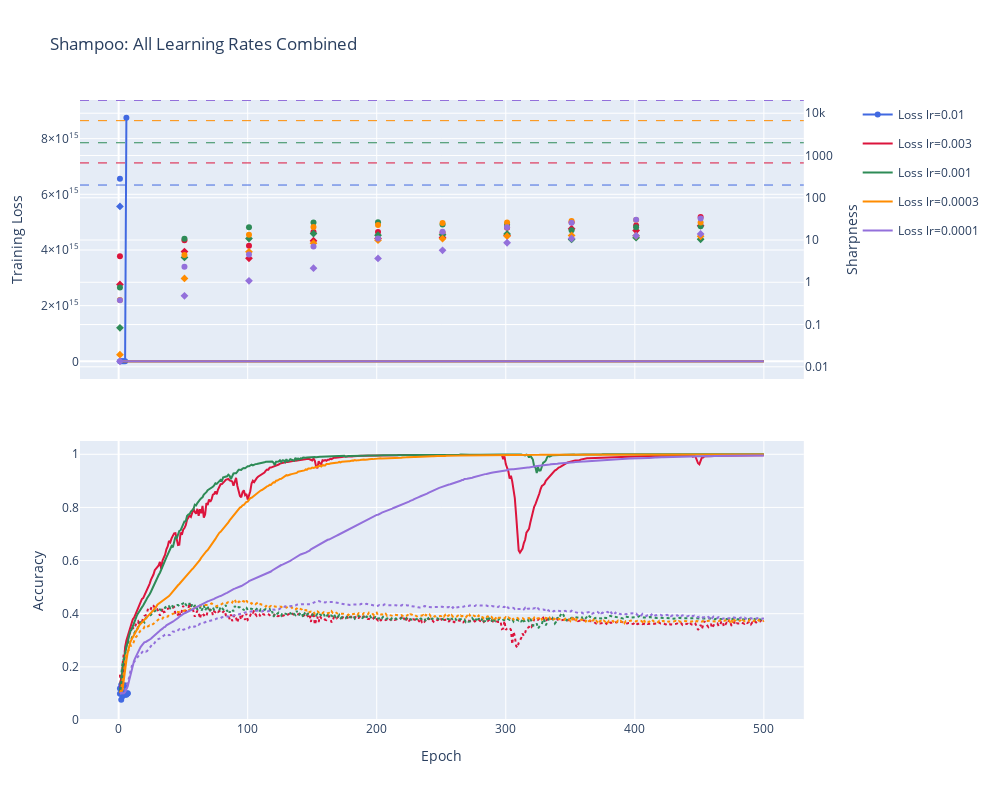

The notebook cell saved with this chart:
### Code cell
plot_all_training_combined(md, out)

### Figure 1 — Plotly figure (JSON) as saved in the notebook; plotly's stock layout.template omitted (floating-point values rounded to 4 significant figures; data arrays with more than 128 entries replaced by an {"elided": "..."} marker saying what was removed)
{"data": [{"legendgroup": "0.01", "line": {"color": "royalblue", "width": 2}, "name": "Loss lr=0.01", "type": "scatter", "x": [1, 2, 3, 4, 5, 6, 7], "xaxis": "x", "y": [0.1033, 6.065, 1.618, 384.8, 390500.0, 8752900146724864, null], "yaxis": "y"}, {"connectgaps": false, "legendgroup": "0.01", "line": {"color": "royalblue", "dash": "dot", "width": 1}, "marker": {"color": "royalblue", "size": 6}, "mode": "markers+lines", "name": "Sharpness H lr=0.01", "showlegend": false, "type": "scatter", "x": [1, 2, 3, 4, 5, 6, 7], "xaxis": "x", "y": [282.1, null, null, null, null, null, null], "yaxis": "y2"}, {"connectgaps": false, "legendgroup": "0.01", "line": {"color": "royalblue", "dash": "dash", "width": 1}, "marker": {"color": "royalblue", "size": 6, "symbol": "diamond"}, "mode": "markers+lines", "name": "Sharpness A lr=0.01", "showlegend": false, "type": "scatter", "x": [1, 2, 3, 4, 5, 6, 7], "xaxis": "x", "y": [62.5, null, null, null, null, null, null], "yaxis": "y2"}, {"legendgroup": "0.01", "line": {"color": "royalblue", "width": 2}, "name": "Train Acc lr=0.01", "showlegend": false, "type": "scatter", "x": [1, 2, 3, 4, 5, 6, 7], "xaxis": "x2", "y": [0.0992, 0.1324, 0.089, 0.1008, 0.1296, 0.0948, 0.1006], "yaxis": "y3"}, {"legendgroup": "0.01", "line": {"color": "royalblue", "dash": "dot", "width": 2}, "name": "Test Acc lr=0.01", "showlegend": false, "type": "scatter", "x": [1, 2, 3, 4, 5, 6, 7], "xaxis": "x2", "y": [0.119, 0.076, 0.102, 0.131, 0.095, 0.099, 0.1], "yaxis": "y3"}, {"legendgroup": "0.003", "line": {"color": "crimson", "width": 2}, "name": "Loss lr=0.003", "type": "scatter", "x": {"elided": "500 int values"}, "xaxis": "x", "y": {"elided": "500 float values"}, "yaxis": "y"}, {"connectgaps": false, "legendgroup": "0.003", "line": {"color": "crimson", "dash": "dot", "width": 1}, "marker": {"color": "crimson", "size": 6}, "mode": "markers+lines", "name": "Sharpness H lr=0.003", "showlegend": false, "type": "scatter", "x": {"elided": "500 int values"}, "xaxis": "x", "y": {"elided": "500 float values"}, "yaxis": "y2"}, {"connectgaps": false, "legendgroup": "0.003", "line": {"color": "crimson", "dash": "dash", "width": 1}, "marker": {"color": "crimson", "size": 6, "symbol": "diamond"}, "mode": "markers+lines", "name": "Sharpness A lr=0.003", "showlegend": false, "type": "scatter", "x": {"elided": "500 int values"}, "xaxis": "x", "y": {"elided": "500 float values"}, "yaxis": "y2"}, {"legendgroup": "0.003", "line": {"color": "crimson", "width": 2}, "name": "Train Acc lr=0.003", "showlegend": false, "type": "scatter", "x": {"elided": "500 int values"}, "xaxis": "x2", "y": {"elided": "500 float values"}, "yaxis": "y3"}, {"legendgroup": "0.003", "line": {"color": "crimson", "dash": "dot", "width": 2}, "name": "Test Acc lr=0.003", "showlegend": false, "type": "scatter", "x": {"elided": "500 int values"}, "xaxis": "x2", "y": {"elided": "500 float values"}, "yaxis": "y3"}, {"legendgroup": "0.001", "line": {"color": "seagreen", "width": 2}, "name": "Loss lr=0.001", "type": "scatter", "x": {"elided": "500 int values"}, "xaxis": "x", "y": {"elided": "500 float values"}, "yaxis": "y"}, {"connectgaps": false, "legendgroup": "0.001", "line": {"color": "seagreen", "dash": "dot", "width": 1}, "marker": {"color": "seagreen", "size": 6}, "mode": "markers+lines", "name": "Sharpness H lr=0.001", "showlegend": false, "type": "scatter", "x": {"elided": "500 int values"}, "xaxis": "x", "y": {"elided": "500 float values"}, "yaxis": "y2"}, {"connectgaps": false, "legendgroup": "0.001", "line": {"color": "seagreen", "dash": "dash", "width": 1}, "marker": {"color": "seagreen", "size": 6, "symbol": "diamond"}, "mode": "markers+lines", "name": "Sharpness A lr=0.001", "showlegend": false, "type": "scatter", "x": {"elided": "500 int values"}, "xaxis": "x", "y": {"elided": "500 float values"}, "yaxis": "y2"}, {"legendgroup": "0.001", "line": {"color": "seagreen", "width": 2}, "name": "Train Acc lr=0.001", "showlegend": false, "type": "scatter", "x": {"elided": "500 int values"}, "xaxis": "x2", "y": {"elided": "500 float values"}, "yaxis": "y3"}, {"legendgroup": "0.001", "line": {"color": "seagreen", "dash": "dot", "width": 2}, "name": "Test Acc lr=0.001", "showlegend": false, "type": "scatter", "x": {"elided": "500 int values"}, "xaxis": "x2", "y": {"elided": "500 float values"}, "yaxis": "y3"}, {"legendgroup": "0.0003", "line": {"color": "darkorange", "width": 2}, "name": "Loss lr=0.0003", "type": "scatter", "x": {"elided": "500 int values"}, "xaxis": "x", "y": {"elided": "500 float values"}, "yaxis": "y"}, {"connectgaps": false, "legendgroup": "0.0003", "line": {"color": "darkorange", "dash": "dot", "width": 1}, "marker": {"color": "darkorange", "size": 6}, "mode": "markers+lines", "name": "Sharpness H lr=0.0003", "showlegend": false, "type": "scatter", "x": {"elided": "500 int values"}, "xaxis": "x", "y": {"elided": "500 float values"}, "yaxis": "y2"}, {"connectgaps": false, "legendgroup": "0.0003", "line": {"color": "darkorange", "dash": "dash", "width": 1}, "marker": {"color": "darkorange", "size": 6, "symbol": "diamond"}, "mode": "markers+lines", "name": "Sharpness A lr=0.0003", "showlegend": false, "type": "scatter", "x": {"elided": "500 int values"}, "xaxis": "x", "y": {"elided": "500 float values"}, "yaxis": "y2"}, {"legendgroup": "0.0003", "line": {"color": "darkorange", "width": 2}, "name": "Train Acc lr=0.0003", "showlegend": false, "type": "scatter", "x": {"elided": "500 int values"}, "xaxis": "x2", "y": {"elided": "500 float values"}, "yaxis": "y3"}, {"legendgroup": "0.0003", "line": {"color": "darkorange", "dash": "dot", "width": 2}, "name": "Test Acc lr=0.0003", "showlegend": false, "type": "scatter", "x": {"elided": "500 int values"}, "xaxis": "x2", "y": {"elided": "500 float values"}, "yaxis": "y3"}, {"legendgroup": "0.0001", "line": {"color": "mediumpurple", "width": 2}, "name": "Loss lr=0.0001", "type": "scatter", "x": {"elided": "500 int values"}, "xaxis": "x", "y": {"elided": "500 float values"}, "yaxis": "y"}, {"connectgaps": false, "legendgroup": "0.0001", "line": {"color": "mediumpurple", "dash": "dot", "width": 1}, "marker": {"color": "mediumpurple", "size": 6}, "mode": "markers+lines", "name": "Sharpness H lr=0.0001", "showlegend": false, "type": "scatter", "x": {"elided": "500 int values"}, "xaxis": "x", "y": {"elided": "500 float values"}, "yaxis": "y2"}, {"connectgaps": false, "legendgroup": "0.0001", "line": {"color": "mediumpurple", "dash": "dash", "width": 1}, "marker": {"color": "mediumpurple", "size": 6, "symbol": "diamond"}, "mode": "markers+lines", "name": "Sharpness A lr=0.0001", "showlegend": false, "type": "scatter", "x": {"elided": "500 int values"}, "xaxis": "x", "y": {"elided": "500 float values"}, "yaxis": "y2"}, {"legendgroup": "0.0001", "line": {"color": "mediumpurple", "width": 2}, "name": "Train Acc lr=0.0001", "showlegend": false, "type": "scatter", "x": {"elided": "500 int values"}, "xaxis": "x2", "y": {"elided": "500 float values"}, "yaxis": "y3"}, {"legendgroup": "0.0001", "line": {"color": "mediumpurple", "dash": "dot", "width": 2}, "name": "Test Acc lr=0.0001", "showlegend": false, "type": "scatter", "x": {"elided": "500 int values"}, "xaxis": "x2", "y": {"elided": "500 float values"}, "yaxis": "y3"}], "layout": {"height": 800, "legend": {"x": 1.01, "y": 1}, "margin": {"r": 150}, "shapes": [{"line": {"color": "royalblue", "dash": "dash", "width": 1}, "type": "line", "x0": 0, "x1": 1, "xref": "x domain", "y0": 200, "y1": 200, "yref": "y2"}, {"line": {"color": "crimson", "dash": "dash", "width": 1}, "type": "line", "x0": 0, "x1": 1, "xref": "x domain", "y0": 666.7, "y1": 666.7, "yref": "y2"}, {"line": {"color": "seagreen", "dash": "dash", "width": 1}, "type": "line", "x0": 0, "x1": 1, "xref": "x domain", "y0": 2000, "y1": 2000, "yref": "y2"}, {"line": {"color": "darkorange", "dash": "dash", "width": 1}, "type": "line", "x0": 0, "x1": 1, "xref": "x domain", "y0": 6667.0, "y1": 6667.0, "yref": "y2"}, {"line": {"color": "mediumpurple", "dash": "dash", "width": 1}, "type": "line", "x0": 0, "x1": 1, "xref": "x domain", "y0": 20000, "y1": 20000, "yref": "y2"}], "title": {"text": "Shampoo: All Learning Rates Combined"}, "width": 1000, "xaxis": {"anchor": "y", "autorange": true, "domain": [0, 0.94], "matches": "x2", "range": [-29.98, 531.0], "showticklabels": false, "type": "linear"}, "xaxis2": {"anchor": "y3", "autorange": true, "domain": [0, 0.94], "range": [-29.98, 531.0], "title": {"text": "Epoch"}, "type": "linear"}, "yaxis": {"anchor": "x", "autorange": true, "domain": [0.55, 1], "range": [-636000000000000.0, 9388886733740586], "title": {"text": "Training Loss"}, "type": "linear"}, "yaxis2": {"anchor": "x", "autorange": true, "overlaying": "y", "range": [-2.288, 4.313], "side": "right", "title": {"text": "Sharpness"}, "type": "log"}, "yaxis3": {"anchor": "x2", "domain": [0, 0.45], "range": [0, 1.05], "title": {"text": "Accuracy"}, "type": "linear"}}}
